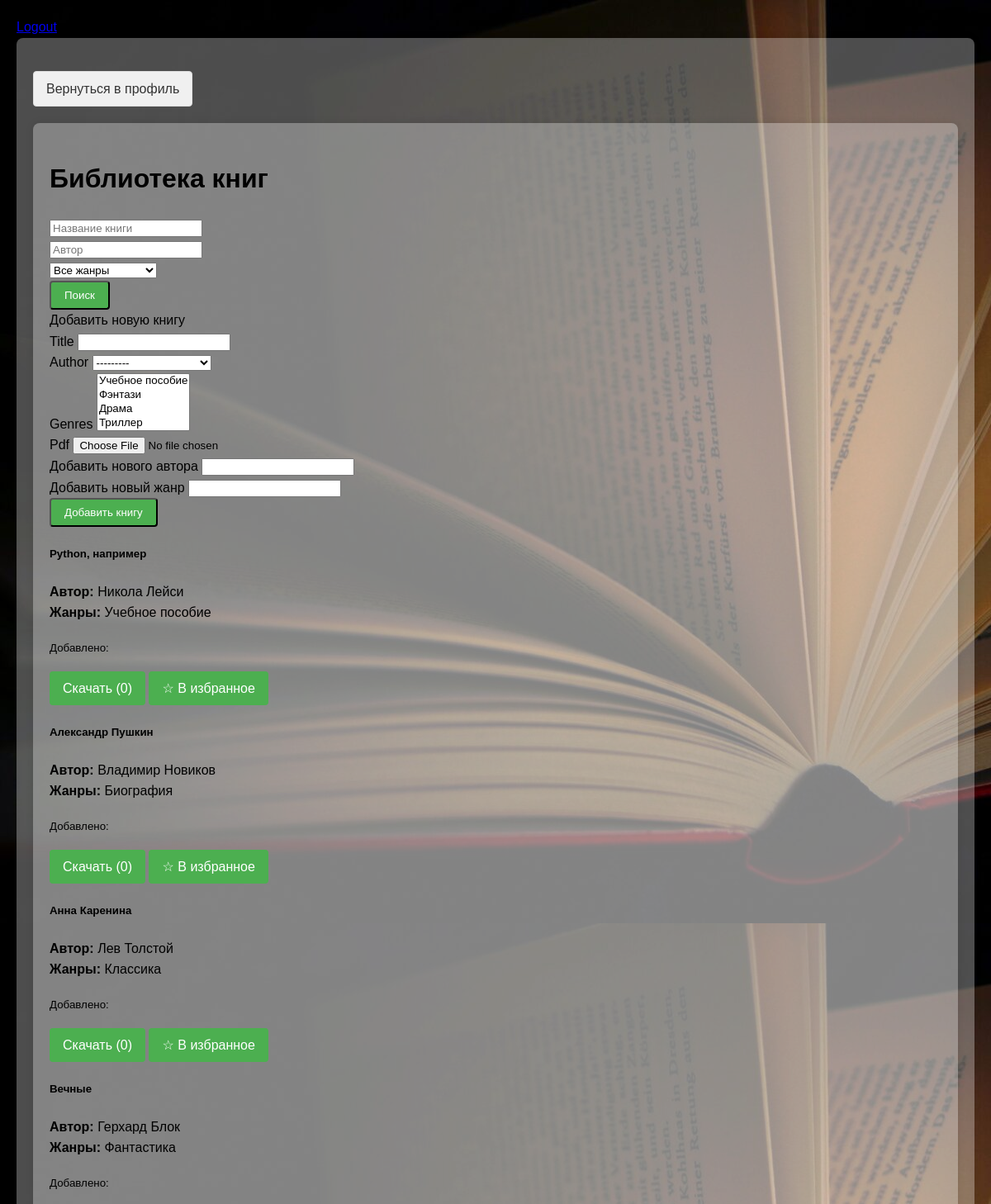
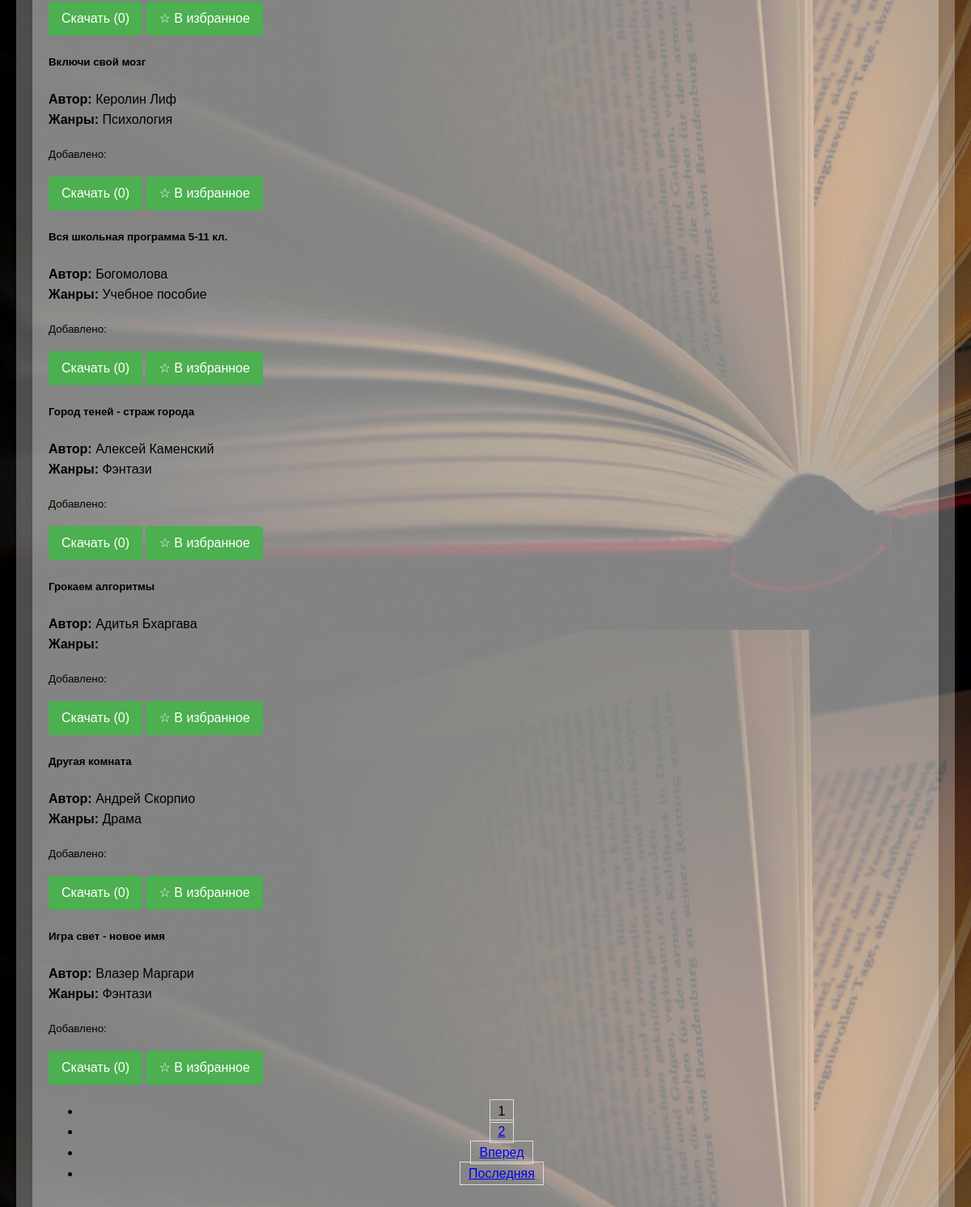
Page /home/books/ (signed in) on the committed database (2 pictures, top to bottom).
### ebooklibApp/models.py (models this page shows, shortened)
class Book(models.Model):
    title = models.CharField(max_length=200)
    author = models.ForeignKey('Author', on_delete=models.CASCADE)
    genres = models.ManyToManyField('Genre', blank=True)
    pdf = models.FileField(upload_to='books/')
    uploaded_by = models.ForeignKey(User, on_delete=models.CASCADE, null=True, blank=True)
    uploaded_at = models.DateTimeField(auto_now_add=True)
    marked_by = models.ManyToManyField(User, related_name='marked_books', blank=True)
    downloads = models.PositiveIntegerField(default=0)

class Author(models.Model):
    name = models.CharField(max_length=100)
    def __str__(self):
        return self.name

class Genre(models.Model):
    name = models.CharField(max_length=100)
    def __str__(self):
        return self.name

### ebooklibApp/views.py (the view)
# urls.py: path('books/', views.books_view, name='books'),
@login_required
def books_view(request):
    search_params = {
        'title': request.GET.get('title', '').strip(),
        'author': request.GET.get('author', '').strip(),
        'genre': request.GET.get('genre', '').strip()
    }
    books = Book.objects.all().order_by('title')
    if search_params['title']:
        books = books.filter(title__icontains=search_params['title'])
    if search_params['author']:
        books = books.filter(author__name__icontains=search_params['author'])
    if search_params['genre']:
        books = books.filter(genres__name__icontains=search_params['genre'])
    paginator = Paginator(books, 10)
    page_number = request.GET.get('page')
    try:
        page_obj = paginator.page(page_number)
    except PageNotAnInteger:
        page_obj = paginator.page(1)
    except EmptyPage:
        page_obj = paginator.page(paginator.num_pages)
    if any(search_params.values()):
        for page_num in page_obj.paginator.page_range:
            page_obj.paginator.page(page_num).search_params = search_params
    if request.method == 'POST':
        form = BookForm(request.POST, request.FILES)
        if form.is_valid():
            book = form.save(commit=False)
            book.uploaded_by = request.user
            book.save()
            form.save_m2m()
            messages.success(request, 'Книга успешно добавлена!')
            return redirect('books')
    else:
        form = BookForm()
    context = {
        'page_obj': page_obj,
        'form': form,
        'genres': Genre.objects.all(),
        'title_query': search_params['title'],
        'author_query': search_params['author'],
        'genre_query': search_params['genre'],
    }
    return render(request, 'ebooklibApp/books.html', context)

### ebooklibApp/forms.py (shortened to what this page needs)
class BookForm(forms.ModelForm):
    new_author = forms.CharField(max_length=200, required=False, label="Добавить нового автора")
    new_genre = forms.CharField(max_length=100, required=False, label="Добавить новый жанр")
    class Meta:
        model = Book
        fields = ['title', 'author', 'genres', 'pdf', 'new_author', 'new_genre']
    def __init__(self, *args, **kwargs):
        super().__init__(*args, **kwargs)
        self.fields['author'].required = False
        self.fields['genres'].required = False

### ebooklibApp/templates/ebooklibApp/books.html (shortened to what this page needs)
{% extends 'ebooklibApp/base.html' %}
{% block content %}
<a href="{% url 'profile' %}" class="btn-back">Вернуться в профиль</a>
<div class="container mt-4">
    <h1 class="mb-4">Библиотека книг</h1>
    <div class="card mb-4">
        <div class="card-body">
            <form method="get" action="{% url 'books' %}">
                <div class="row">
                    <div class="col-md-4">
                        <input type="text" name="title" class="form-control" placeholder="Название книги" value="{{ title_query }}">
                    </div>
                    <div class="col-md-3">
                        <input type="text" name="author" class="form-control" placeholder="Автор" value="{{ author_query }}">
                    </div>
                    <div class="col-md-3">
                        <select name="genre" class="form-select">
                            <option value="">Все жанры</option>
                        </select>
                    </div>
                    <div class="col-md-2">
                        <button type="submit" class="btn btn-primary w-100">Поиск</button>
                    </div>
                </div>
            </form>
        </div>
    </div>
    {% if user.is_authenticated %}
    <div class="card mb-4">
        <div class="card-header">Добавить новую книгу</div>
        <div class="card-body">
            <form method="post" enctype="multipart/form-data">
                <div class="row g-3">
                    {% for field in form %}
                    <div class="col-md-{% if field.name == 'file' %}12{% else %}6{% endif %}">
                        <label for="{{ field.id_for_label }}" class="form-label">{{ field.label }}</label>
                        {{ field }}
                    </div>
                    {% endfor %}
                    <div class="col-12">
                        <button type="submit" class="btn btn-success">Добавить книгу</button>
                    </div>
                </div>
            </form>
        </div>
    </div>
    {% endif %}
    <div class="row">
        {% for book in page_obj %}
        <div class="col-md-4 mb-4">
            <div class="card h-100">
                <div class="card-body">
                    <h5 class="card-title">{{ book.title }}</h5>
                    <p class="card-text">
                        <strong>Автор:</strong> {{ book.author.name }}<br>
                        <strong>Жанры:</strong>
                        {% for genre in book.genres.all %}
                        <span class="badge bg-secondary">{{ genre.name }}</span>
                        {% endfor %}
                    </p>
                    <p class="card-text"><small class="text-muted">Добавлено: {{ book.upload_date|date:"d.m.Y" }}</small></p>
                </div>
                <div class="card-footer bg-transparent">
                    <div class="d-flex justify-content-between">
                        <a href="{% url 'download_book' book.id %}" class="btn btn-sm btn-outline-primary">
                            Скачать ({{ book.downloads }})
                        </a>
                        {% if user.is_authenticated %}
                        <a href="{% url 'mark_book' book.id %}" class="btn btn-sm {% if user in book.marked_by.all %}btn-warning{% else %}btn-outline-secondary{% endif %}">
                            {% if user in book.marked_by.all %}★ В избранном{% else %}☆ В избранное{% endif %}
                        </a>
                        {% endif %}
                    </div>
                </div>
            </div>
        </div>
        {% empty %}
        <div class="col-12">
            <div class="alert alert-info">Книги не найдены. Попробуйте изменить параметры поиска.</div>
        </div>
        {% endfor %}
    </div>
    {% if page_obj.paginator.num_pages > 1 %}
    <nav aria-label="Page navigation">
        <ul class="pagination justify-content-center">
            {% for num in page_obj.paginator.page_range %}
            {% if page_obj.number == num %}
            <li class="page-item active"><a class="page-link">{{ num }}</a></li>
            {% elif num > page_obj.number|add:'-3' and num < page_obj.number|add:'3' %}
            <li class="page-item">
                <a class="page-link" href="?page={{ num }}">{{ num }}</a>
            </li>
            {% endif %}
            {% endfor %}
            {% if page_obj.has_next %}
            <li class="page-item">
                <a class="page-link" href="?page={{ page_obj.next_page_number }}">Вперед</a>
            </li>
            <li class="page-item">
                <a class="page-link" href="?page={{ page_obj.paginator.num_pages }}">Последняя</a>
            </li>
            {% endif %}
        </ul>
    </nav>
    {% endif %}
</div>
{% endblock %}

### static/css/style.css (style rules this page uses)
body { font-family: Arial, sans-serif; line-height: 1.6; margin: 0; padding: 20px; background-image: url(/static/images/picture_site3.jpg); }
.container { max-width: 1200px; margin: 0 auto; padding: 20px; background: rgba(255, 255, 255, 0.3); border-radius: 8px; box-shadow: 0 0 10px rgba(0,0,0,0.1); }
.btn { display: inline-block; padding: 8px 16px; background: #4CAF50; color: white; text-decoration: none; border-radius: 4px; }
.pagination { margin: 20px 0; text-align: center; }
.pagination a { padding: 5px 10px; margin: 0 5px; border: 1px solid #ddd; }
.btn-back { display: inline-block; padding: 8px 15px; background: #f0f0f0; color: #333; text-decoration: none; border-radius: 4px; border: 1px solid #ddd; margin: 20px 0; transition: all 0.3s; }

### rows in the picture
Book: title "Python, например", author.name "Никола Лейси", downloads "0", shows "☆ В избранное"
Genre: name "Учебное пособие"
Book: title "Александр Пушкин", author.name "Владимир Новиков", downloads "0", shows "☆ В избранное"
Genre: name "Биография"
Book: title "Анна Каренина", author.name "Лев Толстой", downloads "0", shows "☆ В избранное"
Genre: name "Классика"
Book: title "Вечные", author.name "Герхард Блок", downloads "0", shows "☆ В избранное"
Genre: name "Фантастика"
Book: title "Включи свой мозг", author.name "Керолин Лиф", downloads "0", shows "☆ В избранное"
Genre: name "Психология"
Book: title "Вся школьная программа 5-11 кл.", author.name "Богомолова", downloads "0", shows "☆ В избранное"
Book: title "Город теней - страж города", author.name "Алексей Каменский", downloads "0", shows "☆ В избранное"
Genre: name "Фэнтази"
Book: title "Грокаем алгоритмы", author.name "Адитья Бхаргава", downloads "0", shows "☆ В избранное"
Book: title "Другая комната", author.name "Андрей Скорпио", downloads "0", shows "☆ В избранное"
Genre: name "Драма"
Book: title "Игра свет - новое имя", author.name "Влазер Маргари", downloads "0", shows "☆ В избранное"

### other values in the picture
{{ field.label }} "Title" "Author" "Genres" "Pdf" "Добавить нового автора" "Добавить новый жанр"
{{ num }} "1"
{{ num }} "2"
